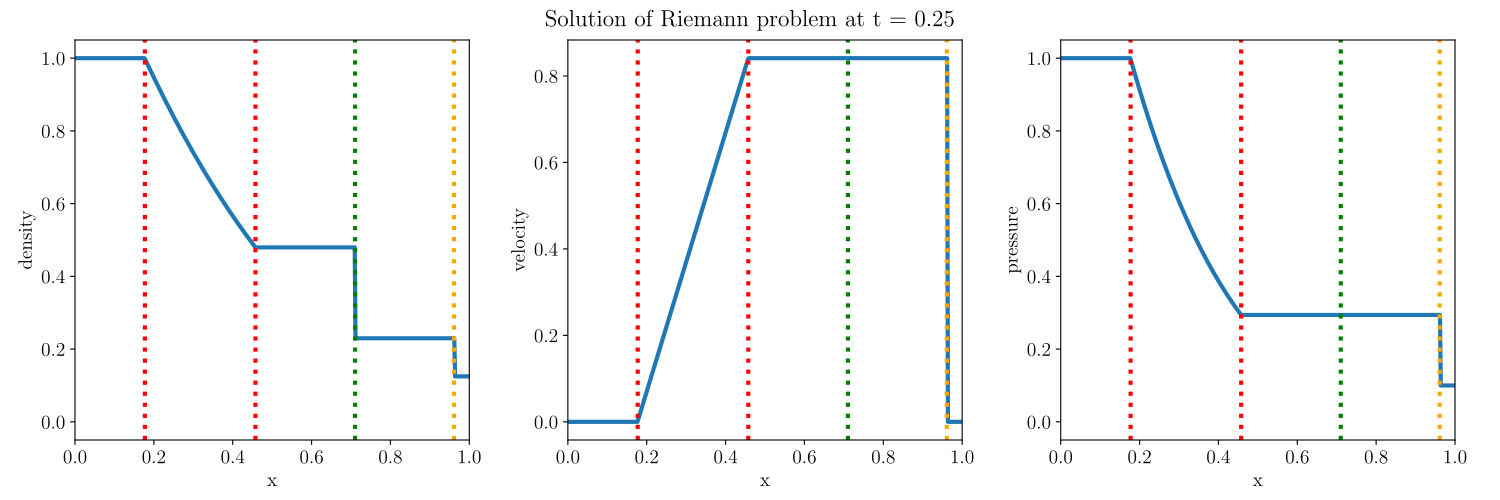

This figure's Python source:
#!/usr/bin/env python3


#-----------------------------------------------------------------
# Get a plot of a Riemann problem with all 3 waves present,
# and mark the waves appropriately
#-----------------------------------------------------------------

from mesh_hydro_utils import (
    get_only_cmdlinearg,
    get_all_files_with_same_basename,
    label_to_kwargs,
)
from mesh_hydro_io import read_output
from mesh_hydro_plotting import plot_1D, save_plot

from mesh_hydro_riemann import riemann_solver, soundspeed, find_star_state

#  from hydro_plotting import plot_1D, save_plot
import numpy as np
from matplotlib import pyplot as plt


#--------------------------
# setup initial conditions
#--------------------------

rhoL = 1.0
uL = 0.
pL = 1.0

rhoR = 0.125
uR = 0.0
pR = 0.1

t = 0.25

nx = 500


rho  = np.empty((nx), dtype=np.float)
u  = np.empty((nx), dtype=np.float)
p  = np.empty((nx), dtype=np.float)

nxhalf = nx // 2
rho[:nxhalf] = rhoL
u[:nxhalf] = uL
p[:nxhalf] = pL
rho[nxhalf:] = rhoR
u[nxhalf:] = uR
p[nxhalf:] = pR


# solve the Riemann problem

rho_sol, u_sol, p_sol = riemann_solver(rho, u, p, t)

# find minima and maxima values for plots
mins = []
maxs = []

for arr in [rho_sol, u_sol, p_sol]:
    mins.append( min(0.95 * arr.min(), -0.05*arr.max()))
    maxs.append(1.05 * arr.max())





#--------------------------
# Now for the plotting
#--------------------------



# First plot the Initial Conditions
fig = plot_1D(rho, u, p)

for i, ax in enumerate(fig.axes):
    ax.set_xlim(0, 1)
    ax.set_ylim(mins[i], maxs[i])
fig.suptitle("Initial Conditions")

save_plot(fig, fname_force = "riemann_IC.pdf")
plt.close()



# Now plot the Solution
fig = plot_1D(rho_sol, u_sol, p_sol)
fig.suptitle("Solution of Riemann problem at t = {0:.2f}".format(t))


# add lines for waves

pstar, ustar = find_star_state(rhoL, uL, pL, rhoR, uR, pR)
gamma = 5./3.
alpha = 0.5*(gamma - 1)/gamma

aL = soundspeed(pL, rhoL)
aR = soundspeed(pR, rhoR)
astarL = aL * (pstar/pL) ** alpha

SHL = uL - aL               # speed of the head of left rarefaction
STL = ustar - astarL        # speed of the tail of left rarefaction
SR = uR + aR * np.sqrt(0.5*(gamma+1)/gamma * pstar/pR + alpha) # right shock speed


# find positions of waves as given time. Add +0.5 because they originate at x = 0.5
xrarehead = 0.5 + SHL * t
xraretail = 0.5 + STL * t
xcontact = 0.5 + ustar * t
xshock = 0.5 + SR * t




for i, ax in enumerate(fig.axes):
    ax.set_xlim(0, 1)
    ax.set_ylim(mins[i], maxs[i])
    ax.plot([xrarehead, xrarehead], [mins[i], maxs[i]], 'r:',  lw=3)
    ax.plot([xraretail, xraretail], [mins[i], maxs[i]], 'r:',  lw=3)
    ax.plot([xcontact, xcontact], [mins[i], maxs[i]], 'g:',  lw=3)
    ax.plot([xshock, xshock], [mins[i], maxs[i]], ':', color='orange',  lw=3)


save_plot(fig, fname_force = "riemann_exact_solution.pdf")
plt.close()
